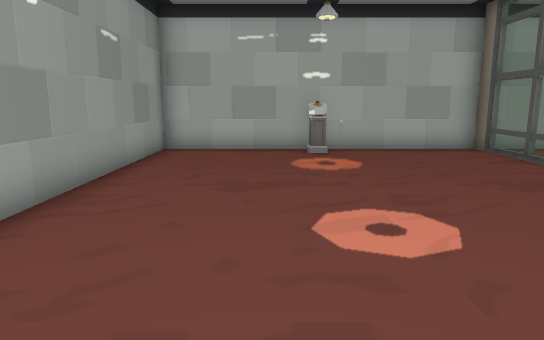
View 1 (above)

13 first-person views from a walk through a 3-D level made in the Unity game engine. The camera is 1.5 m above the floor, tilts 10° down and sees 70° across. The floor is counted in squares, 1 m on a side. Each view is taken from the middle of a square. On the plan, view 1 faces up. The plan holds only what a view shows up to about 17 squares ahead; the rest is blank. The place goes on beyond the plan. The player is left out.

View 2
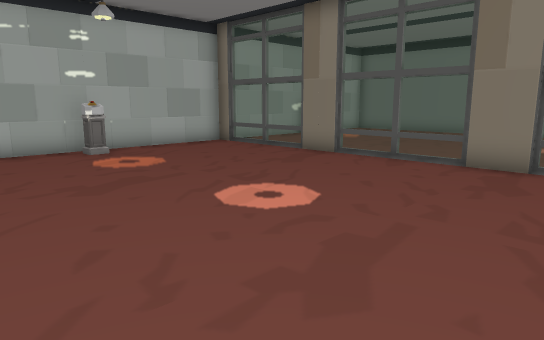

View 3
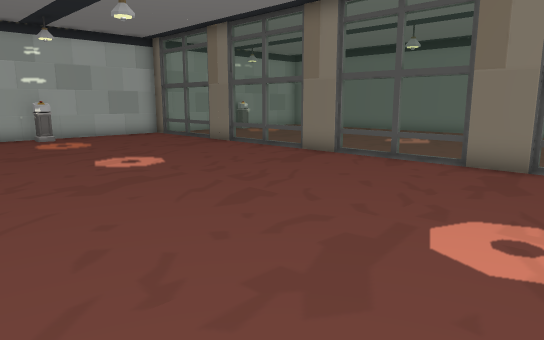

View 4
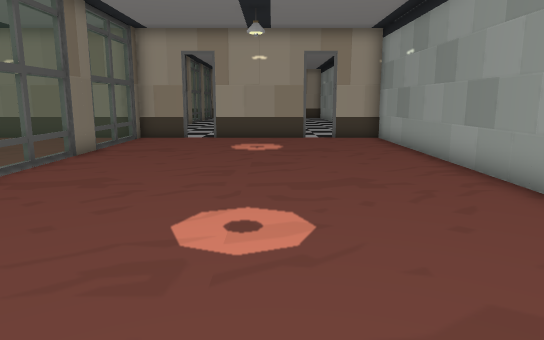

View 5
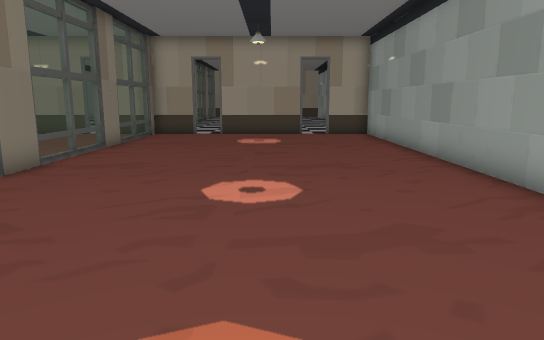

View 6
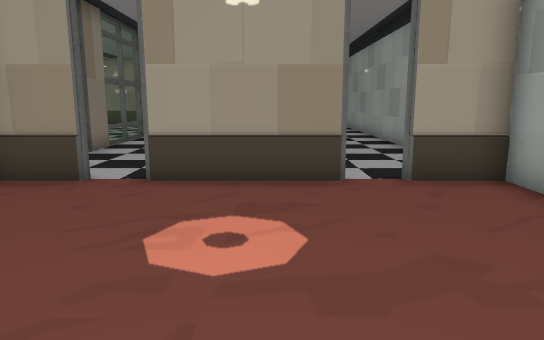

View 7
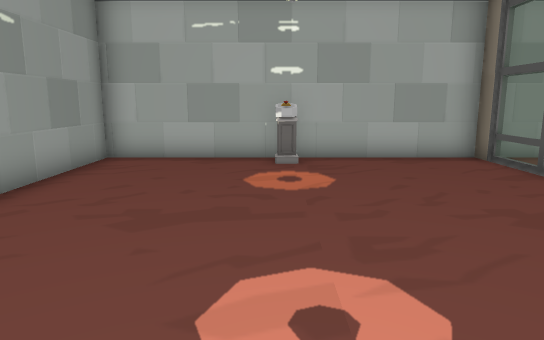

View 8
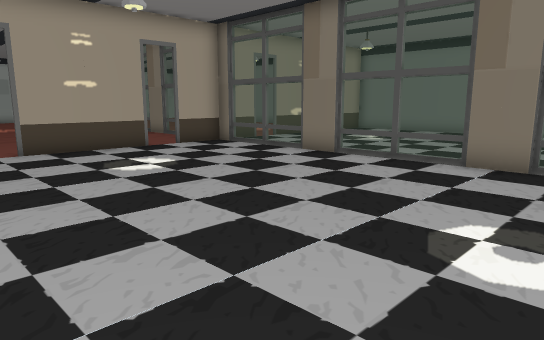

View 9
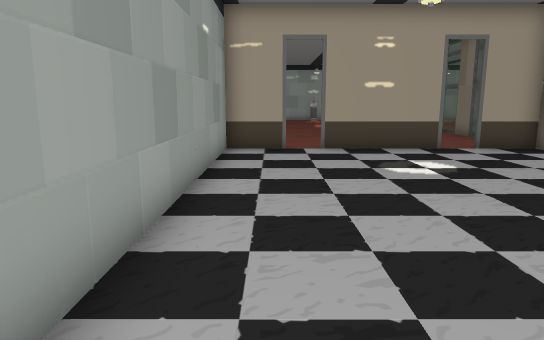

View 10
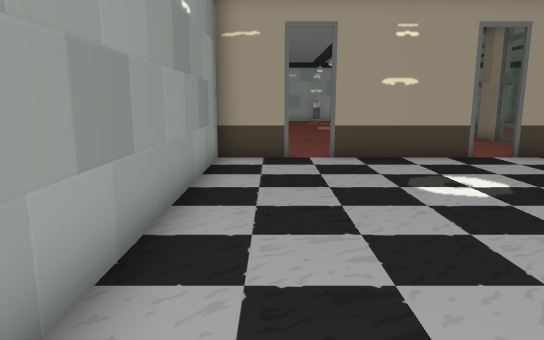

View 11
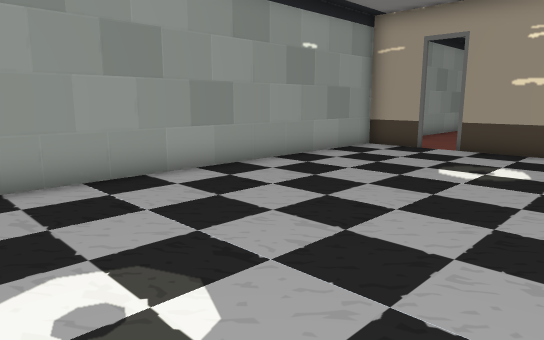

View 12
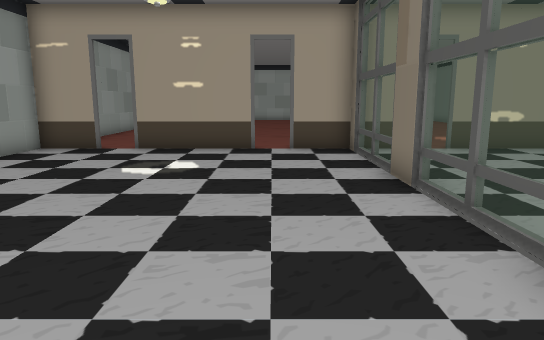

View 13
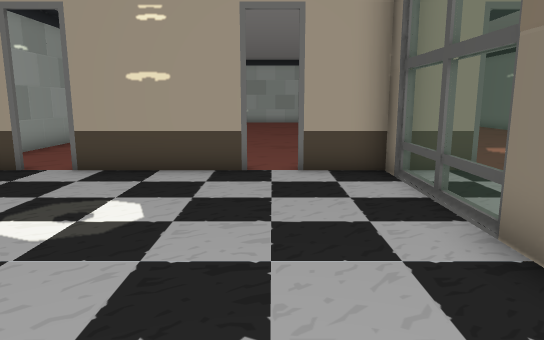

### Floor plan
Key: @ floor where view 1 was taken; # wall or solid block; . floor; = window, fence, low wall or low ledge; T thing the floor can be seen under or through; O other object.
Columns run from 4 left of view 1 to 9 right of it. Each row starts with its distance up from view 1.
 13 ##############
 12 #....O.....#
 11 #..........=.
 10 #..........=.
  9 #..........=
  8 #..........#.
  7 #..........#.
  6 #..........=.
  5 #..........=.
  4 #..........=.
  3 #..........T.
  2 #..........T.
  1 #..........=.
  0 #...@......=.
 -1 #..........=.
 -2 #..........T.
 -3 #..........T.
 -4 #..........=.
 -5 #..........=.
 -6 #..........=.
 -7 ###.####.#####
 -8 #..........#
 -9 #..........=.
-10 #..........=.
-11 #..........=.
-12 #..........#.
-13 #..........#.
-14 #..........=.
-15 #..........=.
-16 #..........=.
-17 #..........T.
-18 #..........T.
-19 #..........
-20  .. ..  .

Where each view was taken, in squares from view 1:
view 1: 0 up, 0 right, facing up
view 2: 0 up, 3 left, facing up-right
view 3: 5 down, 3 left, facing up-right
view 4: 9 up, 1 right, facing down
view 5: 11 up, 1 right, facing down
view 6: 0 up, 1 right, facing down
view 7: 2 up, 1 right, facing up
view 8: 20 down, 3 left, facing up-right
view 9: 20 down, 2 left, facing up
view 10: 18 down, 2 left, facing up
view 11: 20 down, 4 right, facing up-left
view 12: 20 down, 4 right, facing up
view 13: 16 down, 4 right, facing up
